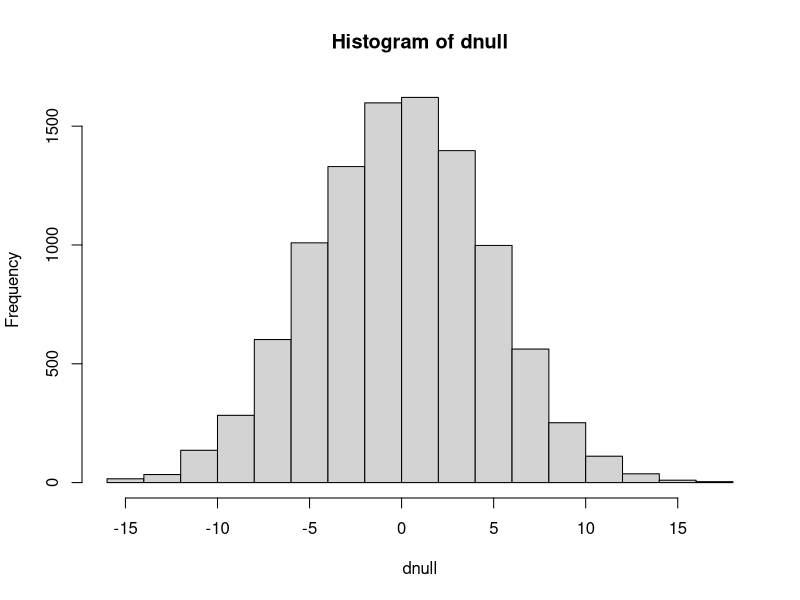
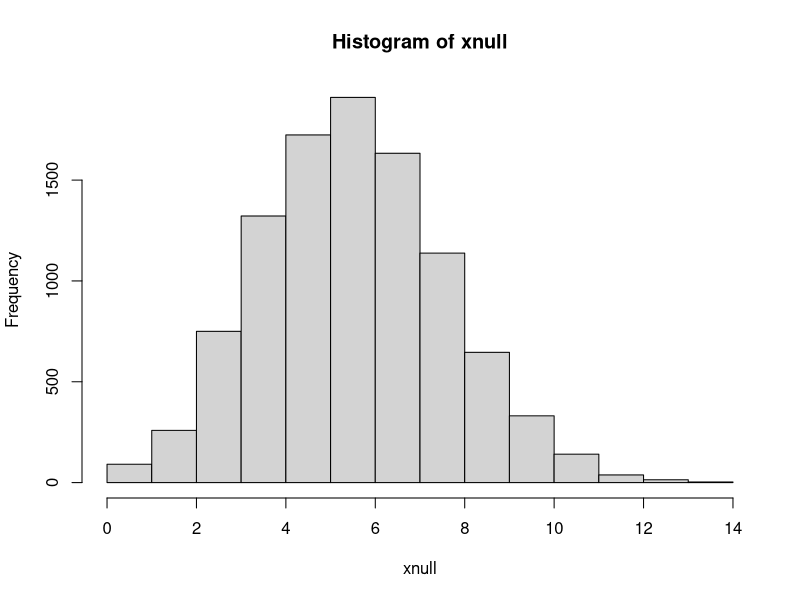
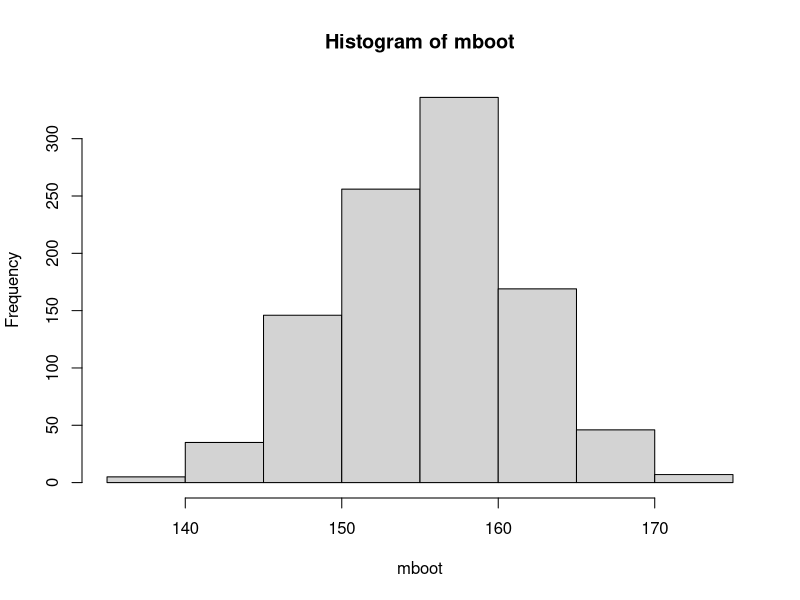
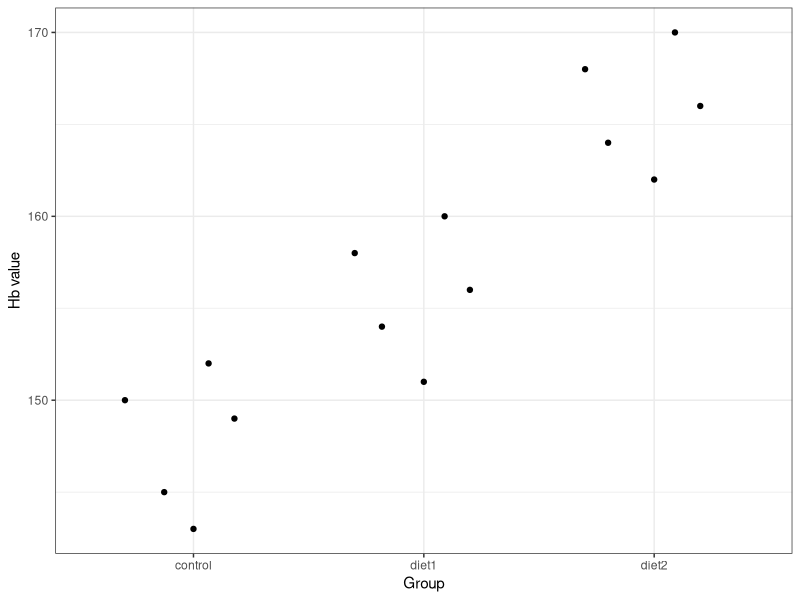
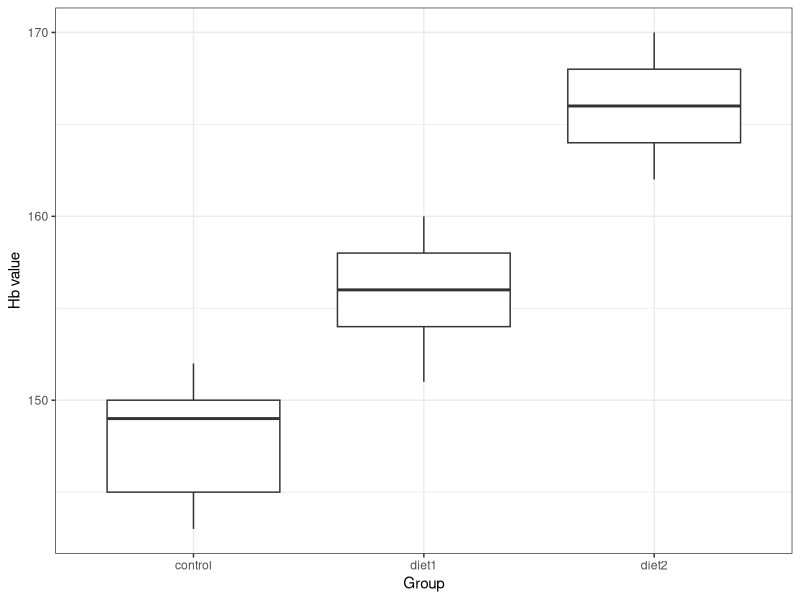
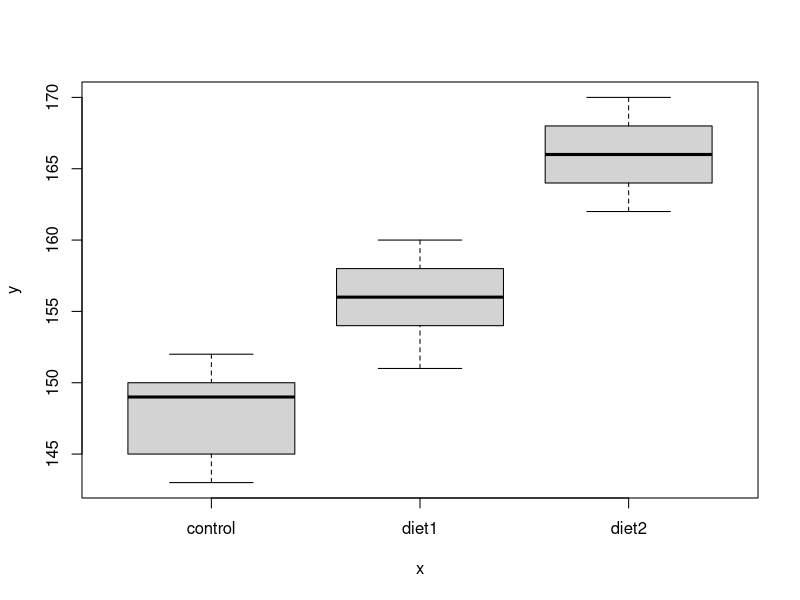
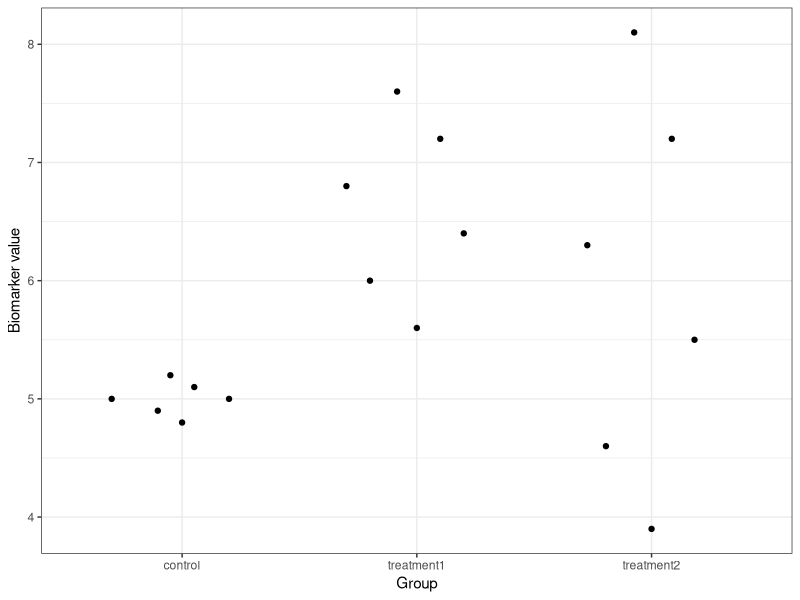

Write R code to recreate these figures, in order.
## ---- chunk 1
ctrl <- c(197, 186, 157, 170, 193, 188, 175, 186, 177, 191, 168, 193, 191, 189, 188, 192, 179, 186, 197, 203)
iron <- c(187, 218, 196, 210, 206, 178, 181, 193, 172, 202, 169, 221, 183, 222, 185, 174, 192, 192, 162, 211)
## ---- chunk 2
miron <- mean(iron)
mctrl <- mean(ctrl)
(dobs <- miron - mctrl)
## ---- chunk 3
## Under null all observations are equivalent
allobs <- c(iron, ctrl)
dnull <- replicate(10000, {
  ## Permute the 40 observations and assign first 20 to the iron group
  x <- sample(allobs)
  d <- mean(x[1:20]) - mean(x[21:40])
})
hist(dnull)
## ---- chunk 4
(p <- mean(abs(dnull) >= abs(dobs)))
## ---- chunk 5
urn <- c(1,1,1,0,0,0,0,0,0,0)
xnull <- replicate(10000, sum(sample(urn, 20, replace=TRUE)))
hist(xnull)
## ---- chunk 6
xobs <- 9
(p <- mean(xnull>=xobs))
## ---- chunk 7
x <- c(154, 140, 147, 162, 172)
## sample mean
m <- mean(x)
## estimated standard error of the sample mean
SE <- sd(x)/sqrt(5)
## Observed value of the test statistic
(tobs <- (m - 140)/SE)
## ---- chunk 8
## P(T>tobs)
pt(tobs, df=4, lower.tail=FALSE)
## p = P(t>tobs) + P(t<-tobs) = 2 * P(t>tobs)
(p <- 2*pt(tobs, df=4, lower.tail=FALSE))
## ---- chunk 9
t.test(x, mu=140)
## ---- chunk 10
## Observed value of test statistic
(tobs <- (m-188)/SE)
## ---- chunk 11
## p=P(T<tobs)
(p <- pt(tobs, df=4, lower.tail=TRUE))
## ---- chunk 12
t.test(x, mu=188, alternative="less")
## ---- chunk 13
x <- c(154, 140, 147, 162, 172)
y <- c(123, 140, 137, 132, 127)
## Perform Welch's t-test with unequal variances
tt <- t.test(x, y, alternative="greater")
tt
## ---- chunk 14
x <- c(154, 140, 147, 162, 172)
m <- mean(x)
SE <- 16/sqrt(5)
zobs <- (m - 188)/SE
## ---- chunk 15
(p <- pnorm(zobs))
## ---- chunk 16
## 12 HF mice
xHF <- c(25, 30, 23, 18, 31, 24, 39, 26, 36, 29, 23, 32)
## 12 control mice
xN <- c(27, 25, 22, 23, 25, 37, 24, 26, 21, 26, 30, 24)
## ---- chunk 17
## Student's t-test with pooled variances
t.test(xHF, xN, var.equal=TRUE, alternative="greater")
## ---- chunk 18
## Unequal variances with Welch approximation to the degrees of freedom (the default)
t.test(xHF, xN, var.equal=FALSE, alternative="greater")
## ---- chunk 19
before <- c(154, 149, 162, 158, 171, 165, 160, 156)
after  <- c(146, 141, 153, 150, 163, 156, 152, 149)
## ---- chunk 20
t.test(after, before, paired=TRUE, alternative="less")
## ---- chunk 21
before <- c(154, 149, 162, 158, 171, 165, 160, 156)
after  <- c(146, 141, 153, 150, 163, 156, 152, 149)
## ---- chunk 22
t.test(after, before, paired=TRUE, alternative="less")
## ---- chunk 23
obs <- c(145, 165, 134, 167, 158, 176, 156, 189, 143, 123)
mboot <- replicate(1000, {
  x <- sample(obs, size=10, replace=TRUE)
  mean(x)
})
hist(mboot)
## The 95% bootstrap interval is:
quantile(mboot, c(0.025, 0.975))
## ---- chunk 24
(m <- mean(obs))
## ---- chunk 25
(v <- var(obs))
## ---- chunk 26
(s <- sd(obs))
## ---- chunk 27
n <- length(obs)
tcrit <- qt(0.975, df=9)
##95% confidence interval 
c(m - tcrit*s/sqrt(n), m + tcrit*s/sqrt(n))
## ---- chunk 28
## 95% confidence interval
m <- 43
sigma <- 2.3
n <- 10
z <- qnorm(0.975)
c(m - z*sigma/sqrt(10), m + z*sigma/sqrt(10))
## ---- chunk 29
z <- qnorm(0.95)
c(m - z*sigma/sqrt(10), m + z*sigma/sqrt(10))
## ---- chunk 30
p <- 42/100
n <- 100
SE <- sqrt(p*(1-p)/n)
z <- qnorm(0.975)
#The approximate confidence interval for a proportion is
c(p - z*SE, p + z*SE)
## ---- chunk 31
p <- 0.42
n <- 100
SE <- sqrt(p*(1-p)/n)
z <- qnorm(0.95)
c(p - z*SE, p + z*SE)
## ---- chunk 32
z <- qnorm(0.995)
c(p - z*SE, p + z*SE)
## ---- chunk 33
p <- 25/150
n <- 150
z <-qnorm(0.975)
SE <- sqrt(p*(1-p)/n)
## 95% CI
c(p - z*SE, p + z*SE)
## ---- chunk 34
A <- c(2, 3, 1, 4, 2, 3, 2)
B <- c(5, 4, 6, 3, 5, 4, 6)
## ---- chunk 35
wilcox.test(A, B)
## ---- chunk 36
before <- c(8, 7, 6, 9, 8, 7, 9, 6)
after  <- c(6, 5, 5, 7, 7, 6, 8, 5)
## ---- chunk 37
wilcox.test(after, before, paired=TRUE, alternative="less")
## ---- chunk 38
1 - (1 - 0.05)^100
## ---- chunk 39
p <- c(0.0003, 0.001, 0.004, 0.012, 0.021, 0.049, 0.11, 0.24)
## ---- chunk 40
p.adjust(p, method="bonferroni")
p.adjust(p, method="BH")
## ---- chunk 41
library(tidyverse)
library(ggbeeswarm)
## ---- chunk 42
ctrl <- c(145, 152, 149, 143, 150)
diet1 <- c(154, 158, 160, 151, 156)
diet2 <- c(166, 162, 170, 168, 164)
##Combine in a data frame
df <- data.frame(
  Hb = c(ctrl, diet1, diet2),
  group = factor(rep(c("control", "diet1", "diet2"), each=5))
)
## ---- chunk 43
## Using a beeswarm like plot
df |> ggplot(aes(x = group, y = Hb)) + geom_quasirandom() + theme_bw() + xlab("Group") + ylab("Hb value")
## Using a boxplot
df |> ggplot(aes(x = group, y = Hb)) + geom_boxplot() + theme_bw() + xlab("Group") + ylab("Hb value")
## Can also be done using plot
plot(df$group, df$Hb)
## ---- chunk 44
fit <- aov(Hb ~ group, data = df)
summary(fit)
## ---- chunk 45
TukeyHSD(fit)
## ---- chunk 46
ctrl <- c(4.8, 4.9, 5.0, 5.0, 5.1, 5.2)
trt1 <- c(5.6, 6.0, 6.4, 6.8, 7.2, 7.6)
trt2 <- c(3.9, 4.6, 5.5, 6.3, 7.2, 8.1)

df2 <- data.frame(
  biomarker = c(ctrl, trt1, trt2),
  group = factor(rep(c("control", "treatment1", "treatment2"), each=6))
)
## ---- chunk 47
df2 |> ggplot(aes(x = group, y = biomarker)) + geom_quasirandom() + theme_bw() + xlab("Group") + ylab("Biomarker value")
## ---- chunk 48
kruskal.test(biomarker ~ group, data = df2)
